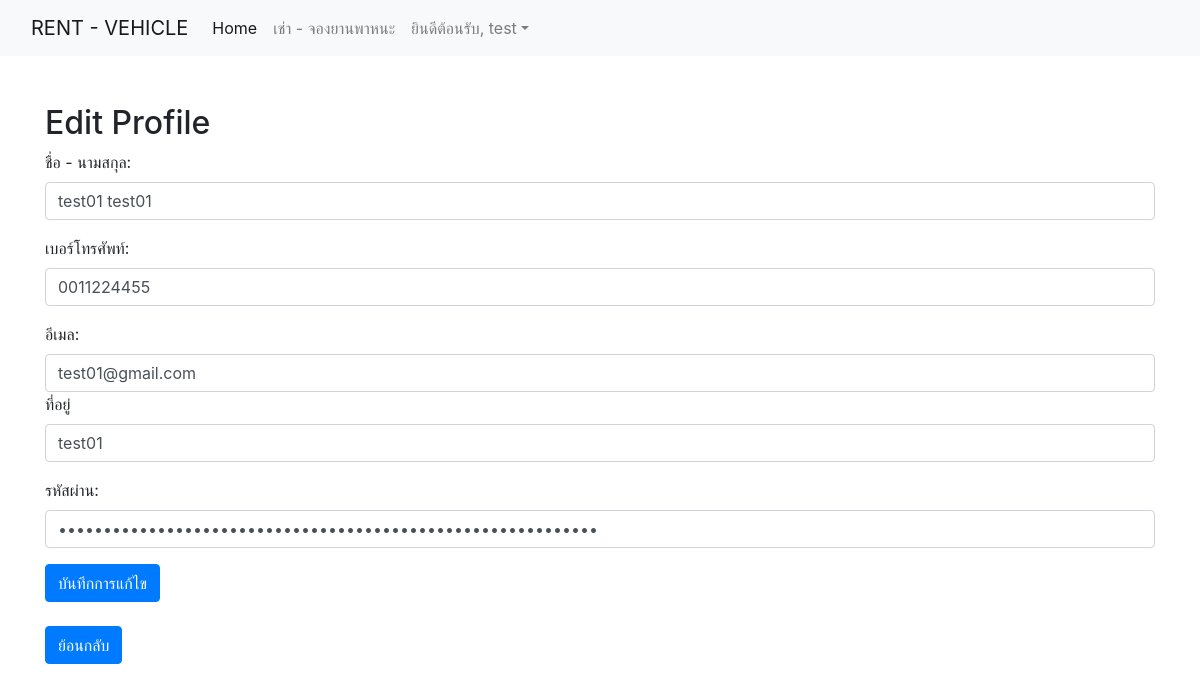
Screenshot of /edit_profile.php (signed in) with the database file from the repository.
### tables this page shows
CREATE TABLE `customers` (
  `customer_id` int(11) NOT NULL,
  `customer_username` varchar(50) NOT NULL,
  `customer_name` varchar(100) NOT NULL,
  `customer_phone` varchar(10) NOT NULL,
  `customer_email` varchar(100) NOT NULL,
  `customer_address` text NOT NULL,
  `customer_password` varchar(255) NOT NULL
);

### edit_profile.php (the view, shortened to what this page needs)
<?php
include 'menu.php';
$servername = "localhost";
$username = "root";
$password = "";
$database = "project_carrent";
$conn = new mysqli($servername, $username, $password, $database);
$loggedInUsername = $_SESSION['Username'];
$sql = "SELECT * FROM customers WHERE customer_username='$loggedInUsername'";
$result = $conn->query($sql);
if ($result->num_rows > 0) {
    $row = $result->fetch_assoc();
}
?>
<!DOCTYPE html>
<html lang="en">
<head>
    <link rel="stylesheet" href="https://stackpath.bootstrapcdn.com/bootstrap/4.5.2/css/bootstrap.min.css">
</head>
<body>
    <div class="container mt-5">
        <h2>Edit Profile</h2>
        <form action="edit_profile.php" method="POST" id="editForm">
            <div class="form-group">
                <label for="customer_name">ชื่อ - นามสกุล:</label>
                <input type="text" class="form-control" id="customer_name" name="customer_name"
                    value="<?php echo $row['customer_name']; ?>">
            </div>
            <div class="form-group">
                <label for="customer_phone">เบอร์โทรศัพท์:</label>
                <input type="text" class="form-control" id="customer_phone" name="customer_phone"
                    value="<?php echo $row['customer_phone']; ?>">
            </div>
            <div class "form-group">
                <label for="customer_email">อีเมล:</label>
                <input type="email" class="form-control" id="customer_email" name="customer_email"
                    value="<?php echo $row['customer_email']; ?>">
            </div>
            <div class="form-group">
                <label for="customer_address">ที่อยู่</label>
                <input type="text" class="form-control" id="customer_address" name="customer_address"
                    value="<?php echo $row['customer_address']; ?>">
            </div>
            <div class="form-group">
                <label for="customer_password">รหัสผ่าน:</label>
                <input type="password" class="form-control" id="customer_password" name="customer_password"
                    value="<?php echo $row['customer_password']; ?>">
            </div>
            <button type="submit" class="btn btn-primary" id="submitBtn">บันทึกการแก้ไข</button>
        </form> <br>
        <a href="index.php"><button type="submit" class="btn btn-primary">ย้อนกลับ</button></a>
    </div>
</body>
</html>

### rows the page displays
customers: customer_name "test01 test01", customer_phone "0011224455", customer_email "test01@gmail.com", customer_address "test01"

### other values shown
$loggedInUsername "test"
